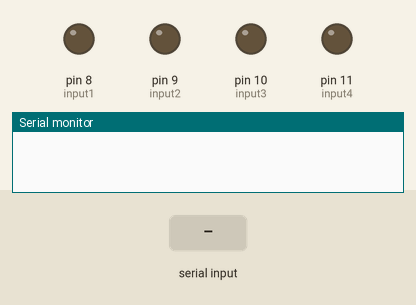
Simulated run of this sketch. Board: Arduino Uno, built with avr-gcc and run on an emulated ATmega328P. On the bench: output pins drawn as LEDs (lit = HIGH), the last lines printed to the serial monitor. Inputs (shaded band) come from the test bench.

Above: at 1.2 s.
1.3 s: "f" received over the second serial link
At 1.6 s:
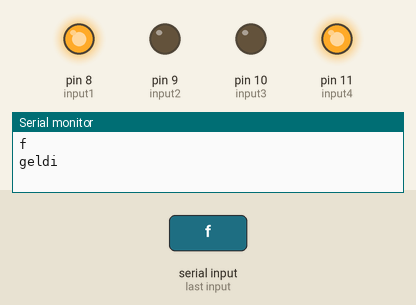
2.8 s: "b" received over the second serial link
At 4.0 s:
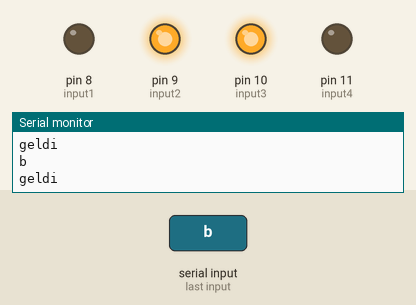
4.3 s: "r" received over the second serial link
At 5.1 s:
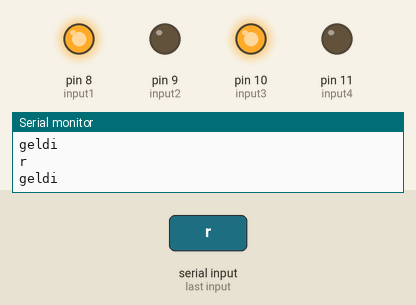
5.8 s: "l" received over the second serial link
At 6.2 s:
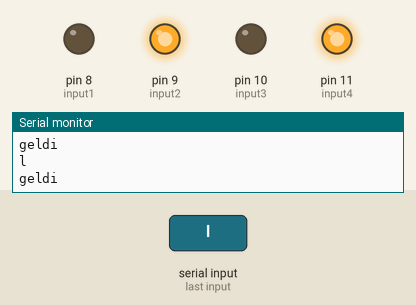
Timing chart, 0 to 8.3 s (numbered marks = the images above; inputs shaded):
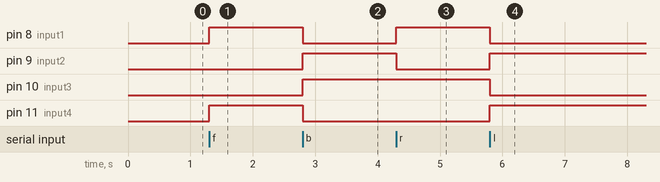

The sketch:

bluetooth_car.ino
```cpp
#include <SoftwareSerial.h>

SoftwareSerial bt_conn(2,3); //RX TX

int input1 = 8; //input1 and input2 feeds motor1
int input2 = 9;
int input3 = 10; //input3 and input4 feeds motor2
int input4 = 11;


void setup() {
  Serial.begin(9600);
  bt_conn.begin(9600);


  pinMode(input1, OUTPUT);
  pinMode(input2, OUTPUT);
  pinMode(input3, OUTPUT);
  pinMode(input4, OUTPUT);

}

void loop() {

  if( bt_conn.available() )
  {
      char data = bt_conn.read(); //if there is no data nothing will print. and program will continue.
      Serial.println( data );

      if( data == 'p' ) //pause
      {
        my_stop();
        Serial.println( "geldi" );
      }

      if( data == 'f' ) //forward
      {
        forward();
        Serial.println( "geldi" );
      }

      if( data == 'b' ) //backward
      {
        backward();
        Serial.println( "geldi" );
      }

      if( data == 'r' ) //right
      {
        right();
        Serial.println( "geldi" );
      }

      if( data == 'l' ) //left
      {
        left();
        Serial.println( "geldi" );
      }
  }

}

void forward()
{
  analogWrite(input1, 255);
  analogWrite(input2, 0);

  analogWrite(input3, 0);
  analogWrite(input4, 255);
}

void backward()
{
  analogWrite(input1, 0);
  analogWrite(input2, 255);

  analogWrite(input3, 255);
  analogWrite(input4, 0);
}

void left()
{
  analogWrite(input1, 0);
  analogWrite(input2, 255);

  analogWrite(input3, 0);
  analogWrite(input4, 255);
}

void right()
{
  analogWrite(input1, 255);
  analogWrite(input2, 0);

  analogWrite(input3, 255);
  analogWrite(input4, 0);
}

void my_stop()
{
  analogWrite(input1, 0);
  analogWrite(input2, 0);

  analogWrite(input3, 0);
  analogWrite(input4, 0);
}
```

Measured:
- after the input at 1.3 s, pin 8 (input1), pin 11 (input4): LOW → HIGH at once
- after the input at 2.8 s, pin 8 (input1), pin 11 (input4): HIGH → LOW at once; pin 9 (input2), pin 10 (input3): LOW → HIGH at once
- after the input at 4.3 s, pin 8 (input1): LOW → HIGH at once; pin 9 (input2): HIGH → LOW at once
- after the input at 5.8 s, pin 8 (input1), pin 10 (input3): HIGH → LOW at once; pin 9 (input2), pin 11 (input4): LOW → HIGH at once
